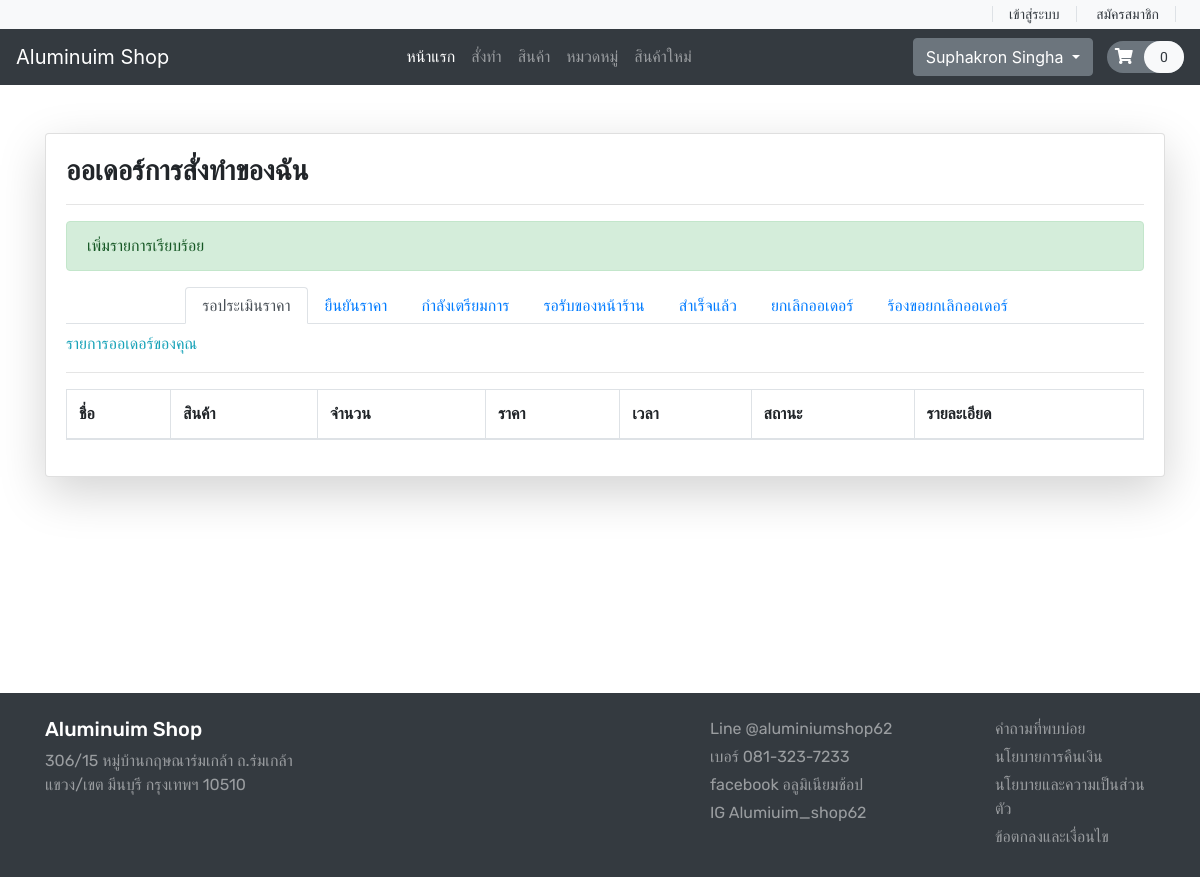
Page /usermadeorder.php (signed in) on the earlier database version.
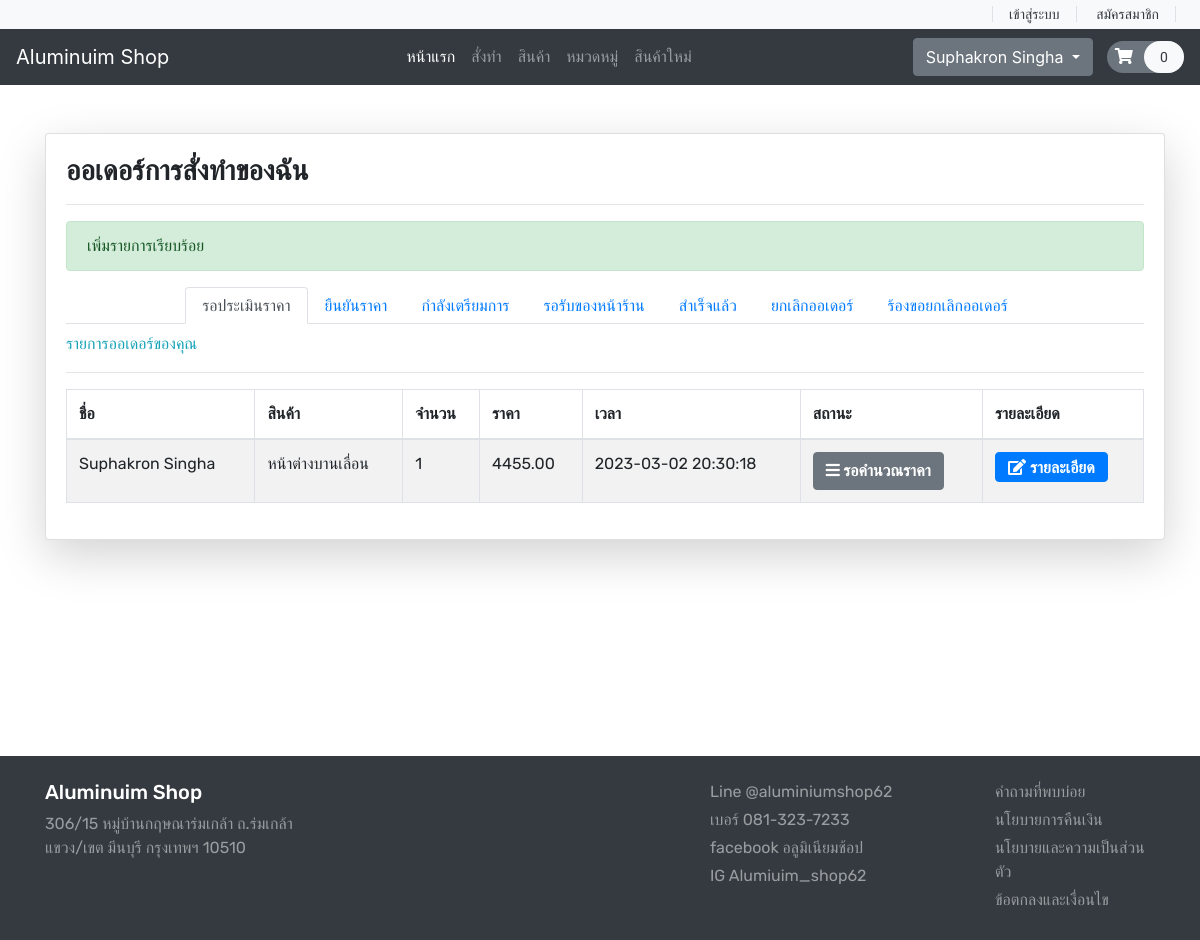
Same page on the later database version.
### tables this page shows
CREATE TABLE `made_orders` (
  `id` int(11) NOT NULL COMMENT 'รหัส',
  `made_id` varchar(255) NOT NULL COMMENT 'รหัสการสั้งทำ',
  `blue_id` int(11) NOT NULL COMMENT 'บลูปลิ้น',
  `user_id` int(11) NOT NULL COMMENT 'รหัสUser',
  `color` varchar(255) NOT NULL COMMENT 'สี',
  `made_price` double(10,2) NOT NULL COMMENT 'ราคา',
  `datetime` datetime NOT NULL DEFAULT current_timestamp() COMMENT 'เวลา',
  `size` varchar(255) NOT NULL COMMENT 'ขนาด',
  `details` text NOT NULL COMMENT 'รายละเอียด',
  `status` varchar(255) NOT NULL COMMENT 'สถานะ',
  `made_qty` int(11) NOT NULL COMMENT 'จำนวน'
);

CREATE TABLE `users` (
  `user_id` int(11) NOT NULL COMMENT 'รหัสลูกค้า',
  `fullname` varchar(255) NOT NULL COMMENT 'ชื่อพร้อมนามสกุล',
  `address` varchar(255) NOT NULL COMMENT 'ที่อยู่',
  `username` varchar(255) NOT NULL COMMENT 'ียูเซอร์เนม',
  `password` varchar(255) NOT NULL COMMENT 'รหัสผ่าน'
);

CREATE TABLE `blueprint` (
  `id` int(11) NOT NULL,
  `blue_id` int(11) NOT NULL,
  `name` varchar(255) NOT NULL,
  `price` double(10,2) NOT NULL
);

### functions.php (called while the page is built, shortened)
<?php
require ('database/DBController.php');
require ('database/User.php');
$db = new DBController();
$userorder = new User($db);

### database/User.php (called while the page is built, shortened)
<?php
class User
{
    public $db = null;
    public function __construct(DBController $db)
    {
        $this->db = $db;
    }
    public function madeOrderUser($user_id) {
        $result = mysqli_query($this->db->con,
        "SELECT made_orders.made_id, users.fullname, blueprint.name, made_orders.color, made_orders.made_qty, made_orders.made_price, made_orders.size, made_orders.details, made_orders.datetime, made_orders.status FROM made_orders
        INNER JOIN users ON made_orders.user_id = users.user_id
        INNER JOIN blueprint ON made_orders.blue_id = blueprint.blue_id
        WHERE made_orders.user_id = '$user_id' AND made_orders.status = 'NULL'
        ORDER BY made_orders.datetime ASC");
        return $result;
    }
}

### database/DBController.php (called while the page is built, shortened)
<?php
class DBController
{
    protected $host = 'localhost';
    protected $user = 'root';
    protected $password = '';
    protected $database = "project";
    public function __construct()
    {
        $this->con = mysqli_connect($this->host, $this->user, $this->password, $this->database);
    }
}

### usermadeorder.php (the view, shortened to what the changed rows need)
<?php
    if ($_SESSION['user_id'] == "") {
        $_SESSION['error'] = 'กรุณาเข้าสู่ระบบ!';
        header("location: login.php");
    } else {
?>
<?php
include ('header.php');
?>
<br>
<br>
<div class="container">
        <div class="row">
            <div class="col-md-3">
                <div class="card shadow-lg p-30 card-responsive" style="width: 70rem;">
                    <div class="card-body">
                        <div class="font-rubik ">
                                <div class="tab-content" id="nav-tabContent">
                                    <div class="tab-pane fade show active" id="nav-home" role="tabpanel" aria-labelledby="nav-home-tab">
                                        <table id="myTable" class="table table-bordered table-striped">
                                            <thead>
                                                <th>ชื่อ</th>
                                                <th>สินค้า</th>
                                                <th>จำนวน</th>
                                                <th>ราคา</th>
                                                <th>เวลา</th>
                                                <th>สถานะ</th>
                                                <th>รายละเอียด</th>
                                            </thead>
                                            <tbody>
                                                <?php
                                                    $user_id = $_SESSION['user_id'];
                                                    $sql = $userorder->madeOrderUser($user_id);
                                                    while($row = mysqli_fetch_array($sql)) {
                                                ?>
                                                <tr>
                                                    <td><?php echo $row['fullname']; ?></td>
                                                    <td><?php echo $row['name']; ?></td>
                                                    <td><?php echo $row['made_qty']; ?></td>
                                                    <td><?php echo $row['made_price']; ?></td>
                                                    <td><?php echo $row['datetime']; ?></td>
                                                    <?php $status=$row['status'];
                                                        if($status=="" or $status=='NULL') { ?>
                                                        <td> <button type="button" class="btn btn-secondary" style="font-weight:bold;"><i class="fas fa-bars"></i> รอคำนวณราคา</button></td>
                                                        <?php } if($status=="in process") { ?>
                                                            <td> <button type="button" class="btn btn-warning"><span class="fa fa-cog fa-spin"
                                                                aria-hidden="true"></span> กำลังเตรียมการ</button></td>
                                                        <?php } ?> <?php if($status=="success") { ?>
                                                        <td> <button type="button" class="btn btn-success"><span class="fa fa-check-circle"aria-hidden="true"></span> เรียบร้อย</button>
                                                        </td> <?php } ?> <?php if($status=="rejected") { ?>
                                                        <td> <button type="button" class="btn btn-danger"><i class="far fa-times-circle"></i> ยกเลิกออเดอร์</button></td>
                                                        <?php } ?>
                                                    <td><a href="usermadeOrderdetail.php?id=<?php echo $row['made_id']; ?>" class="fas fa-edit btn btn-primary" style="font-size: 16px;">&nbsp;รายละเอียด</a></td>
                                                </tr>
                                                <?php
                                                }
                                                ?>
                                            </tbody>
                                        </table>
                                    </div>
                                </div>
                            </div>
                        </div>
                    </div>
                </div>
            </div>
        </div>
<br>
<br>
<br>
<br>
<br>
<br>
<br>
<br>
<br>
<?php
include ('footer.php');
?>
<?php
}
?>

Differences in the rows shown:
now on this page (row edited): made_orders: user.fullname "Suphakron Singha", blueprint.name "หน้าต่างบานเลื่อน", made_qty "1", made_price "4455.00", datetime "2023-03-02 20:30:18", status "NULL" (drawn)
